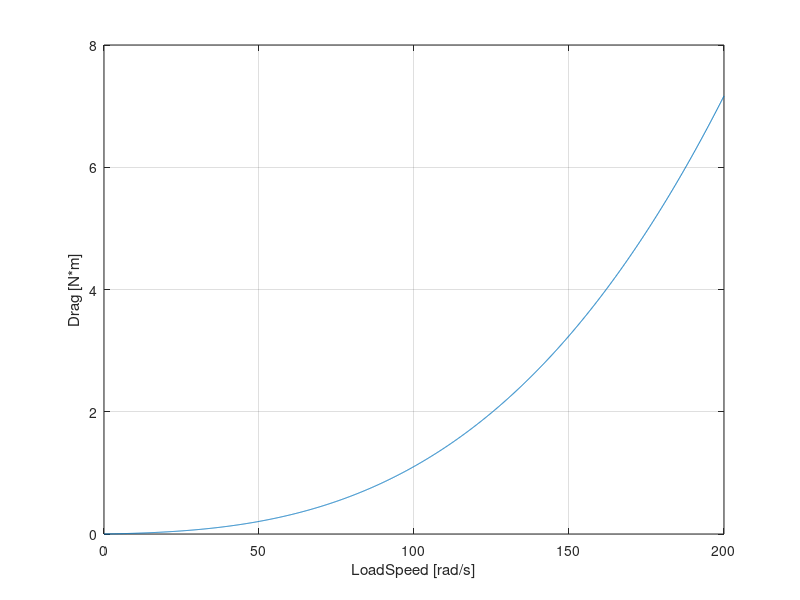
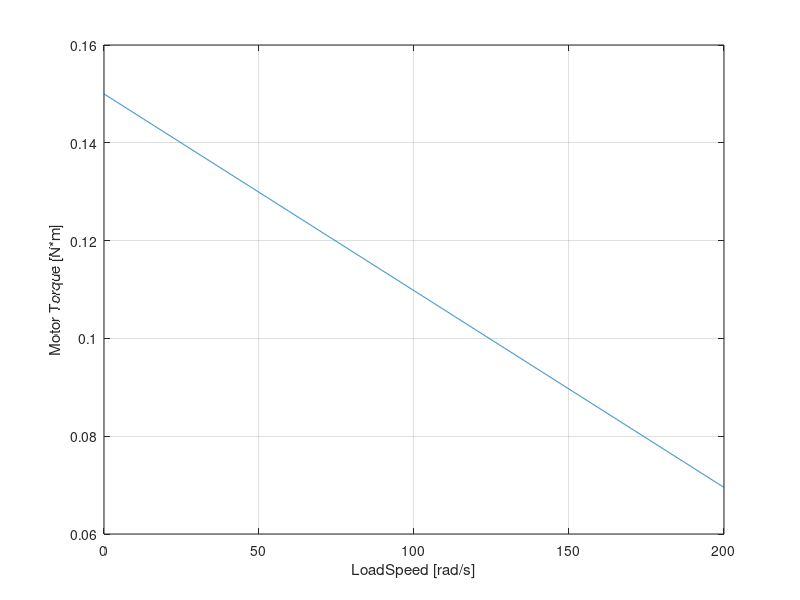
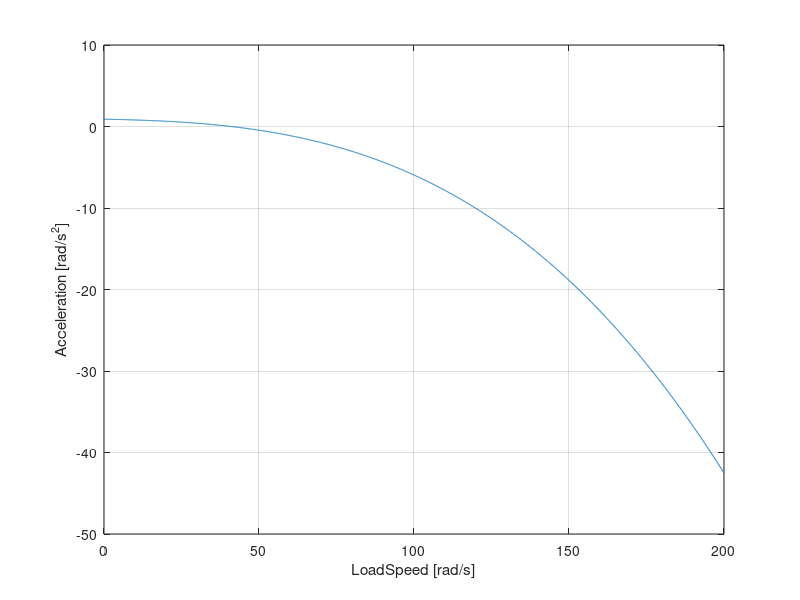

MATLAB code to generate these figures, in order: (Note: this script raises an error after producing the figures.)
function me71transmission
  clc, clear all, close all

  %% Code to study models for transmission design
  % Written by Brad Saund for ME71 at Caltech
  % Created from previous code for ME71 Transmission Contest
  % April 2012
  % brad.saund@gmail.com

  %% Modified by Team FAR
  % Rachel Hess
  % Alex Wilson
  % Fred Zhao
  % May 2012

  %% Transmission simulation

  % This code is intended to aid in determining the best gear ratio for your
  % transmission in the ME71 Transmission Contest. The rules should be
  % described in detail in another handout, but here is a brief description.
  %
  % A motor powers your transmission which powers a bicycle wheel. The wheel
  % is connected to a computer which records the speed of the wheel. The
  % simulation runs for Tmax (generally 180) seconds. Your score is the max
  % speed of the wheel (in RPM) divided by the time (in seconds) it takes the
  % wheel to reach 250 RPM.
  %
  % The first two variables are user defined, and are based on your
  % transmission.
  % Gear Ratio is the Gear Ratio of your transmission. A gear ratio > 1
  % indicates the electric motor will be spinning faster than the bicycle
  % wheel (which is generally the way you want to go).
  % mu is the estimated efficiency of your transmission. In reality mu
  % depends on what type of gearing is used (metal gears, plastic gears,
  % belts, friction...) and losses from bearings or bushings. Mu may vary
  % between 40% and 85% between different groups. (Hopefully no one has a mu
  % of 0...)
  %
  % Many of the global variables and a,b,c in WheelDrag() are experimentally
  % measured based on the setup in the shop. You may make your own
  % measurements to try to get more accurate numbers, though these should be
  % close.

  %% Instructions
  % Goal - Determine the optimal transmission coefficient for your
  % transmission
  %
  % 1. Make sure all of the experimentally determined values are correct.
  % These are the global variables as well as a,b,and c in the function
  % WheelDrag
  %
  % 2. Look at and understand the 5 plots currently outputed. Matlab will
  % use the data in these graphs, but you should be familiar with these
  % curves. Note: "Load" refers to the bicycle wheel. Look at the code for
  % plot[Drag,Torque,Accel,Profiles,Efficiency]. Try changing OmegaLoad to
  % just focus on the most important region. Note that OmegaLoad is in rad/s.
  %
  % 3. With GearRatio=1 and mu=1, we have a bar connecting the motor and
  % wheel (although even a bar would not have efficiency of exactly 1).
  % Change GearRatio and mu to model a transmission and try to get a good
  % score. Use the function TransmissionScore to calculate your score.
  % Look at the code to see how it does this.
  %
  % 4. When using computers, we don't want to have to try different gear
  % ratios and mus by hand, we want the computer to do it. Look at the
  % function plotScores. Give it a reasonable input that will tell you your
  % optimal gear ratio.
  %
  % 5. In practice you may not be able to get this exact gear ratio. After
  % you decide on a gear ratio, recalculate what your score will be given
  % different efficiencies.
  %
  % 6. Lastly, once your transmission is complete and you run it on the setup
  % and get a score, figure out the efficiency of your transmission.



  %%%%%%%%%
  % You will want to change these values
  GearRatio = 1;
  mu = 1;

  % For comparative analysis
  GearRatioVector = 1:12;
  muVector = ones(1, 12) * 0.7;
  %%%%%%%%%

  RatedV = 24;
  OperatingV = 24;

  global RPMtoRAD;
  RPMtoRAD = 2 * pi / 60.0;
  global Tmax;
  Tmax = 180;

  %%%%%%%%%%%%
  % These values are specific to the test setup
  % Verify they are correct
  global StallTorque; % N*m
  StallTorque = (OperatingV / RatedV) * .150;
  global OmegaNoLoad; % rad/s
  OmegaNoLoad = (OperatingV / RatedV) * 3560 * RPMtoRAD;
  global WheelInertia; % kg*m/s^2
  WheelInertia = 0.167;
  global MotorInertia; % kg*m/s^2
  MotorInertia = 0.0000065;
  %%%%%%%%%%%%

  plotDrag()
  plotTorque(GearRatio)
  plotAccel(GearRatio, mu)
  plotProfiles(GearRatio, mu)
  plotEfficiency(GearRatio, [.5,.6,.7,.8])


  %%%%%%%%%%%%
  % Comparative analysis

  % Plots scores for various efficiencies and gear ratios
  plotScores(1:.1:10,[.3:.02:1.0])
                                   
  plotMaxSpeed(GearRatioVector, muVector)
  plotFastest250(GearRatioVector, muVector)

  % For a given mu, the following code compares the shifting score with the 
  % non-shifting score.
  SingleRatioOf7 = TransmissionScore(7, mu)

  N = MaxSpeed(4, mu) / RPMtoRAD;
  T = TimeTo250RPM(10, mu);
  IdealShiftingScore = N / T

  N = MaxSpeed(4, mu) / RPMtoRAD;
  T = TimeTo250RPM(12,mu);
  OurShiftingScore = N / T



  %%%%%%%%%%%%%%%%%%%%%%%%%%%%%%%%%%%%%%%%%%%%%%%%%%%%%%


  function [drag] = WheelDrag(OmegaLoad)
    % Returns the Drag of the Wheel at angular velocity OmegaLoad
    % Drag is in N*m, velocity is in rad/s

    %%%%%%%%%%%
    % These values are specific to the test setup
    % Verify they are correct
    a = 0.0008407562206332089;
    b = 0.000029056995549246232;
    c = 7.296169057915168 * 10^-7;
    drag = a * OmegaLoad + b * OmegaLoad^2 + c * OmegaLoad^3;
    %%%%%%%%%%%
  end


  function [accel] = Acceleration(OmegaLoad, GearRatio, mu)
    % Returns the Acceleration of the wheel at angular velocity
    % OmegaLoad at a specific gear ratio and mu.

    accel = (mu * GearRatio * MotorTorque(GearRatio .* OmegaLoad) - WheelDrag(OmegaLoad)) / (GearRatio^2 * MotorInertia + WheelInertia);
  end


  function [torque] = MotorTorque(OmegaMotor)
    % Returns the Torque generated by the motor at motor angular
    % velocity
    % Torque is in N*m, velocity is in rad/s

    torque = StallTorque * (1 - OmegaMotor / OmegaNoLoad);
  end

  function [root] = MaxSpeed(GearRatio,mu)
    % Returns the Max Speed in rad/s of a wheel at a given gear ratio
    % and mu

    % This is found by setting the drag equal to the force from the
    % motor
    root = fzero(@(OmegaLoad) WheelDrag(OmegaLoad) - mu * GearRatio * MotorTorque(GearRatio * OmegaLoad), 0);
  end


  function [T, Y] = CreateProfile(GearRatio, mu)
    % Returns time and angular velocity (rad/s) of a wheel starting from
    % rest with a given gear ratio

    % This numerically solves the equation
    % d^2w/dt^2 = (torque - drag) / Inertia
    % T and Y are the time and angular velocity vectors of the
    % numberical solution of the bicycle wheel for this particular
    % transmission
    [T, Y] = ode45(@Omega, [0:.3:Tmax], [0], [], GearRatio, mu);

    function dy = Omega(t, y, GearRatio, mu)
      dy = Acceleration(y, GearRatio, mu);
    end
  end


  function [t250] = TimeTo250RPM(GearRatio, mu)
    % Returns the time it takes for the wheel to read 250RPM or TMax if
    % the wheel never reaches 250RPM

    [T, Y] = CreateProfile(GearRatio, mu);

    % Interpolate to find the time when 250 RPM is reached
    % This time cannot be greater than Tmax
    t250 = min(interp1(Y, T, 250 * RPMtoRAD), Tmax);
  end

  function [score] = TransmissionScore(GearRatio, mu)
    % Returns the Score of the transmission which is
    % MaxSpeed in RPM / Time to 250 RPM

    N = MaxSpeed(GearRatio, mu) / RPMtoRAD;
    T = TimeTo250RPM(GearRatio, mu);
    score = N / T;
  end



  %%%%%%%%%%%%%%%%%%%%%%%%%%%%%%%%%%%%%%%%%%%%%%%%%%%%%%%%%
  %% The Following Functions help create various plots


  function plotDrag()

    % Angular velocities plotted
    Omegaload = 0:.1:200 ;

    figure('Name', 'Wheel Drag v Speed');
    plot(Omegaload, arrayfun(@WheelDrag, Omegaload));
    xlabel('LoadSpeed [rad/s]');
    ylabel('Drag [N*m]');
    grid on
  end


  function plotTorque(GearRatio)

    % Angular velocities plotted
    Omegaload = 0:.1:200;

    figure('Name', 'Torque v Speed');
    plot(Omegaload, GearRatio * arrayfun(@MotorTorque, (GearRatio .* Omegaload)));
    xlabel('LoadSpeed [rad/s]');
    ylabel('Motor Torque [N*m]');
    grid on
  end


  function plotAccel(GearRatio,mu)

    % Angular velocities plotted
    Omegaload = 0:.1:200;

    figure('Name','Accel v Speed');
    plot(Omegaload, arrayfun(@Acceleration, Omegaload, GearRatio * ones(size(Omegaload)), mu * ones(size(Omegaload))));
    xlabel('LoadSpeed [rad/s]');
    ylabel('Acceleration [rad/s^2]');
    grid on
  end


  function plotProfiles(GearRatios,mu)
    % Plots Speed v Time for a vector of different gear ratios
    figure('Name', ['Speed v Time for various Gear Ratios with an efficiency of ' num2str(mu)]);

    for i = 1:length(GearRatios)
      [T, Y] = CreateProfile(GearRatios(i), mu);
      plot(T, 1/RPMtoRAD * Y);
      hold on
    end

    xlabel('Time [s]');
    ylabel('Load Speed [RPM]');
    title('Load Velocity v Time for various gear ratios');
  end


  function plotEfficiency(GearRatio, mus)
    % Plots Speed v Time for a specific gear ratio with different
    % efficiencies

    figure('Name', ['Speed v Time for various efficiencies with a gear ratio of ' num2str(GearRatio)]);

    for i = 1:length(mus)
      [T, Y] = CreateProfile(GearRatio, mus(i));
      plot(T, 1 / RPMtoRAD * Y);
      hold on
    end

    xlabel('Time [s]');
    ylabel('Load Speed [RPM]');
    title('Load Velocity vs. Time for various efficiencies');
  end


  function plotScores(GearRatios, mus)
    % Plots scores v gear ratios for a variety of efficiencies
    % It also gives the maximum gear ratio at each efficiency

    % This function can take some time to run

    fprintf('\nIn this set, the optimal gear ratio for mu of:\n')

    figure('Name','Scores for Various Gear Ratios and Efficiencies')
    hold on

    scores = zeros(1,length(GearRatios));
    for i = 1:length(mus)
      for j = 1:length(GearRatios)
        scores(j) = TransmissionScore(GearRatios(j), mus(i));
      end

      plot(GearRatios, scores);

      % find the index of the best score at this efficiency
      [s maxindex] = max(scores);

      fprintf([num2str(mus(i)) ' is ' num2str(GearRatios(maxindex)) '\n']);
    end

    xlabel('Gear Ratio');
    ylabel('Score');
    title('Scores for various Gear Ratios and Efficiencies');
  end


  function plotMaxSpeed(GearRatios,mus)
    % First plot Alex created for calculating shift points

    figure('Name','Max speeds for various gear ratios')
    hold on
    for i = 1:length(mus)
      for j = 1:length(GearRatios)
        MaxSpeeds(j) = MaxSpeed(GearRatios(j), mus(i));
      end
      plot(GearRatios, MaxSpeeds)
    end

    xlabel('Gear Ratio');
    ylabel('Max Speed');
    title('Max Speed as a Function of the Gear Ratio');
  end


  function plotFastest250(GearRatios,mus)
    % Second plot Alex created for calculating shift points

    figure('Name','Times to 250rpm for various gear ratios')
    hold on
    for i = 1:length(mus)
      for j = 1:length(GearRatios)
        timeTo250(j) = TimeTo250RPM(GearRatios(j), mus(i));
      end
      plot(GearRatios, timeTo250)
    end

    xlabel('Gear Ratio');
    ylabel('Time to 250 RPM');
    title('Time to 250RPM as a Function of the Gear Ratio');
  end

end
